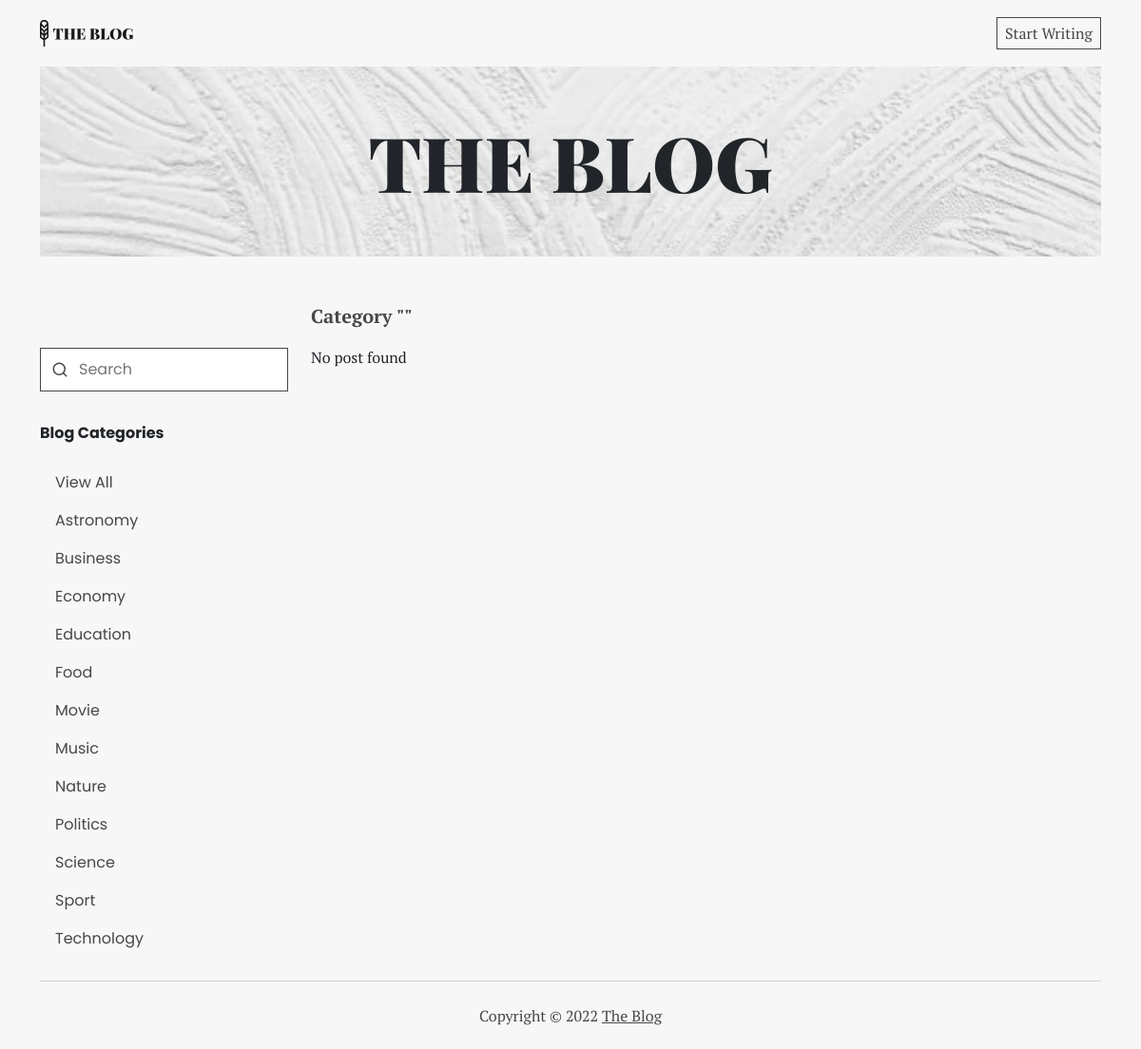
The app's page /category.php with its own data.
### tables this page shows
CREATE TABLE `category` (
  `id` int(11) NOT NULL,
  `name` varchar(255) NOT NULL,
  `createdAt` datetime NOT NULL
);

### category.php (the view, shortened to what this page needs)
<?php
include './connection.php';
$category_name = $_GET['name'];
$sql_category = "SELECT * FROM category ORDER BY name";
$query_category = mysqli_query($conn, $sql_category);
if ($category_name == 'All') {
	$sql_post = "SELECT post.id, post.title, post.body, post.image, post.createdAt, post.category, user.first_name AS 'author'
				FROM post
				LEFT JOIN user ON post.id_user = user.id
				ORDER BY createdAt DESC";
} else {
	$sql_post = "SELECT post.id, post.title, post.body, post.image, post.createdAt, post.category, user.first_name AS 'author'
				FROM post
				LEFT JOIN user ON post.id_user = user.id
				WHERE category = '$category_name'
				ORDER BY createdAt DESC";
}
$query_post = mysqli_query($conn, $sql_post);
?>
<!DOCTYPE html>
<html lang="en">
<head>
	<link rel="stylesheet" href="./style/bootstrap.min.css" />
	<link rel="stylesheet" href="./style/main.css" />
</head>
<body>
	<div class="container">
		<nav class="nav-main" aria-label="main navigation">
			<a href="./"><img src="./assets/logo.svg" alt="The Blog Logo" /></a>
			<div>
				<?php if (isset($_SESSION['user_id'])) { ?>
					<p class="m-0 rounded-0 dropdown-toggle cursor-pointer" data-bs-toggle="dropdown" aria-expanded="false"><?= $_SESSION['user_first_name']; ?></p>
					<ul class="dropdown-menu dropdown-menu-end rounded-0">
						<li><a href="./dashboard/"><button class="dropdown-item" type="button">Dashboard</button></a></li>
						<li><a href="./logout/"><button class="dropdown-item" type="button">Logout</button></a></li>
					</ul>
				<?php } else { ?>
					<a href="./login/" class="start-writing">Start Writing</a>
				<?php }  ?>
			</div>
		</nav>
		<header>
			<section class="banner">
				<img src="./assets/banner.jpg" alt="Banner" />
				<h1 class="display-1">THE BLOG</h1>
			</section>
		</header>
		<main>
			<div class="row mt-0 mt-md-5">
				<aside class="col-12 col-md-3 mt-5 mb-4">
					<form action="./search.php" method="get" class="search">
						<input type="text" name="name" class="input" placeholder="Search" />
						<img src="./assets/ic_search.svg" alt="" />
					</form>
					<div class="category">
						<p class="category__title">Blog Categories</p>
						<nav class="nav-side" aria-label="Category Navigation">
							<a href="category.php?name=All">
								<p class="<?php if ($category_name == 'All') echo 'active' ?>">View All</p>
							</a>
							<?php while ($row = mysqli_fetch_array($query_category)) { ?>
								<a href="category.php?name=<?= $row['name'] ?>">
									<p class='<?php if ($category_name == $row['name']) echo 'active' ?>'><?= $row['name'] ?></p>
								</a>
							<?php } ?>
						</nav>
					</div>
				</aside>
				<article class="col-12 col-md-9 post">
					<?php if ($category_name == 'All') { ?>
						<p class="title-post">All Post</p>
					<?php } else { ?>
						<p class="title-post">Category "<?= $category_name ?>"</p>
					<?php } ?>
					<div class="row mb-3">
						<?php if (mysqli_num_rows($query_post) <= 0) { ?> <p>No post found</p> <?php } ?>
					</div>
				</article>
			</div>
		</main>
		<footer>
			<p>Copyright © <?= date('Y') ?> <a href="#">The Blog</a></p>
		</footer>
	</div>
</body>
</html>

### style/main.css (style rules this page uses)
:root { --background: #f7f7f7; --soft: #d3d2cc; --active: #efead7; --dark: #474747; --darker: #181818; }
* { font-family: "PT Serif", serif; padding: 0; }
body { background-color: var(--background); }
.nav-main { display: flex; height: 70px; justify-content: space-between; align-items: center; }
.nav-main > div { display: flex; gap: 24px; }
.nav-main > div > a { text-decoration: none; color: var(--dark); border: 1px solid var(--dark); padding: 4px 8px; transition: 0.2s; }
aside * { font-family: Poppins, sans-serif; }
.nav-side a { text-decoration: none; color: var(--dark); }
.nav-side p { margin: 0; padding: 8px 16px; }
.category__title { font-weight: bold; margin: 32px 0 20px 0; }
.input { width: 100%; padding: 10px; border: 1px solid var(--dark); background-color: #fff; }
.search .input { padding-left: 40px; }
form.search { position: relative; display: flex; align-items: center; }
form.search img { position: absolute; left: 12px; }
.title-post { font-weight: bold; font-size: 20px; color: var(--dark); }
.banner { width: 100%; display: flex; align-items: center; justify-content: center; position: relative; }
.banner > img { width: 100%; max-height: 200px; object-fit: cover; background-repeat: no-repeat; }
.banner > h1 { font-family: "Playfair Display", serif; font-weight: 900; position: absolute; text-align: center; margin: 0; }
article { margin: 36px 0; }
footer { display: flex; justify-content: center; align-items: center; height: 72px; border-top: 1px solid var(--soft); }
footer * { color: var(--dark); margin: 0; }

### records on screen
category: name "Astronomy"
category: name "Business"
category: name "Economy"
category: name "Education"
category: name "Food"
category: name "Movie"
category: name "Music"
category: name "Nature"
category: name "Politics"
category: name "Science"
category: name "Sport"
category: name "Technology"
